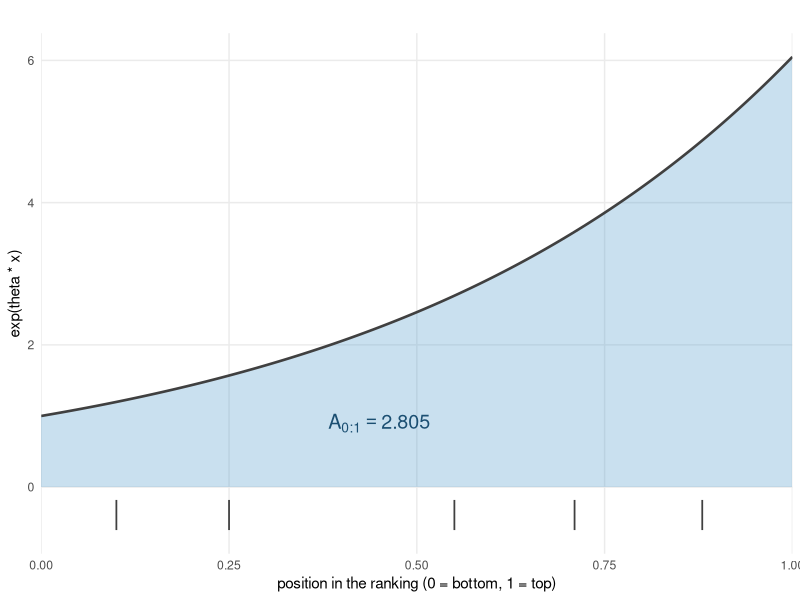
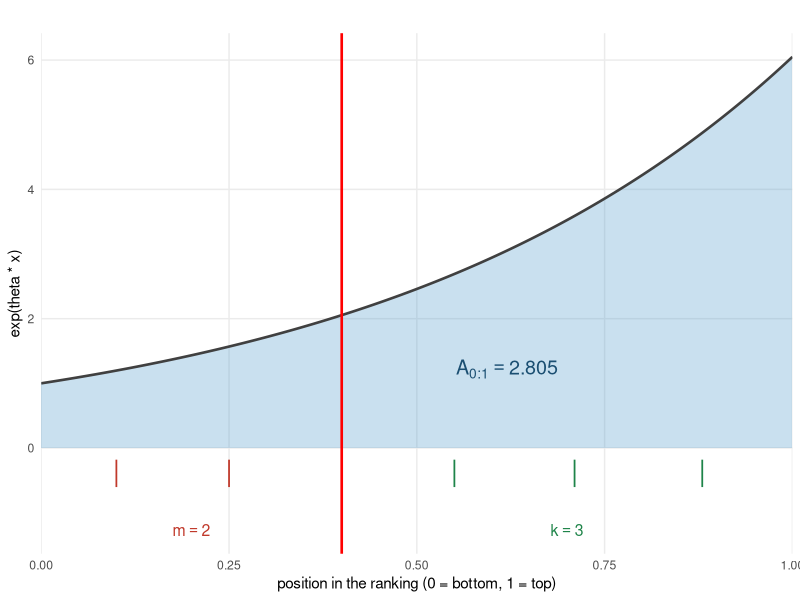
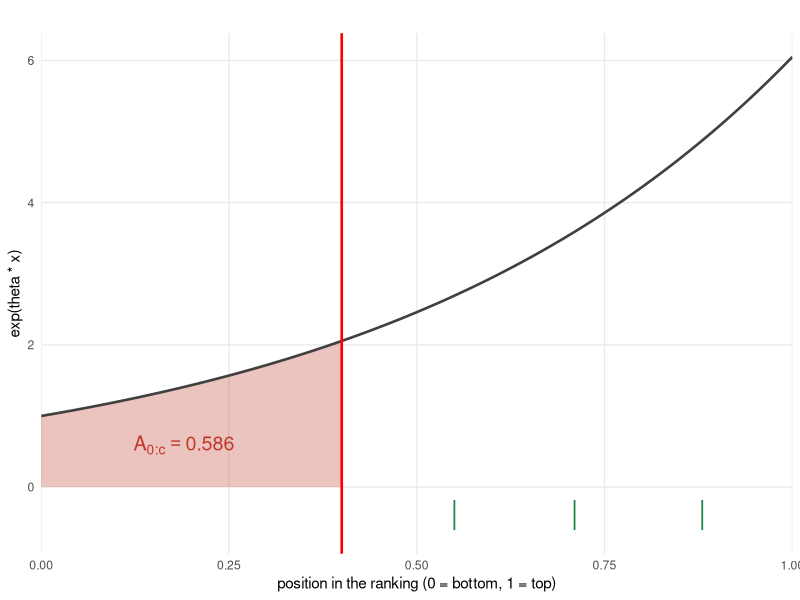

Source code (R) for these figures, in order:
## ---- chunk 1
knitr::opts_chunk$set(
  collapse = TRUE,
  comment = "#>",
  fig.width = 8,
  fig.height = 4
)
options(width = 120)
library(ggplot2)
## ---- chunk 2
# One reusable picture of the unnormalised curve exp(theta * x). It is built
# piece by piece across the next sections: the curve and its total area, the
# rank cap, and then each side in turn. Ticks under the axis stand for
# individual signature genes.
demo_theta <- 1.8
demo_cap <- 0.4

demo_genes_det <- c(0.55, 0.71, 0.88)  # i, j, o (to the right of the cap)
demo_genes_cens <- c(0.10, 0.25)       # z, w (to the left of the cap)
demo_genes <- c(demo_genes_cens, demo_genes_det)

demo_top <- exp(demo_theta)
tick_lo <- -demo_top * 0.10
tick_hi <- -demo_top * 0.03
lab_y <- -demo_top * 0.21

area_01 <- (exp(demo_theta) - 1) / demo_theta
area_0c <- (exp(demo_theta * demo_cap) - 1) / demo_theta

tilt_picture <- function(cap = NA_real_, shade = character(0), genes = demo_genes,
                         left_style = "show", theta = demo_theta, title = "") {
  grid <- seq(0, 1, length.out = 400)
  curve <- data.frame(x = grid, y = exp(theta * grid))

  p <- ggplot(curve, aes(x, y))
  if ("all" %in% shade) {
    p <- p + geom_area(fill = "#4C97CB", alpha = 0.30)
  }
  if ("left" %in% shade) {
    p <- p + geom_area(data = curve[curve$x <= cap, ], fill = "#C0392B", alpha = 0.30)
  }
  if ("right" %in% shade) {
    p <- p + geom_area(data = curve[curve$x >= cap, ], fill = "#1E8449", alpha = 0.30)
  }

  p <- p + geom_line(linewidth = 0.9, colour = "grey25")
  if (!is.na(cap)) {
    p <- p + geom_vline(xintercept = cap, colour = "red", linewidth = 0.9)
  }

  if (length(genes)) {
    g <- data.frame(
      x = genes,
      side = if (is.na(cap)) "none" else ifelse(genes > cap, "detected", "censored")
    )
    g <- g[g$side != "censored" | left_style != "hide", ]

    g$shade <- if (is.na(cap)) {
      "grey25"
    } else {
      ifelse(g$side == "detected", "#1E8449",
             if (left_style == "ghost") "grey50" else "#C0392B")
    }

    p <- p + geom_segment(
      data = g,
      aes(x = x, xend = x, y = tick_lo, yend = tick_hi, colour = shade),
      linewidth = 0.6,
      inherit.aes = FALSE
    ) + scale_colour_identity()
  }

  p +
    scale_x_continuous(limits = c(0, 1), expand = c(0, 0)) +
    labs(
      x = "position in the ranking (0 = bottom, 1 = top)",
      y = "exp(theta * x)",
      title = title
    ) +
    theme_minimal() +
    theme(panel.grid.minor = element_blank())
}
## ---- chunk 3
tilt_picture(
  shade = "all"
) +
  annotate(
    "text",
    x = 0.45,
    y = exp(demo_theta * 0.45) * 0.40,
    parse = TRUE,
    size = 5,
    colour = "#1B4F72",
    label = sprintf("A['0:1'] == %.3f", area_01)
  )
## ---- chunk 4
k <- length(demo_genes_det)
m <- length(demo_genes_cens)
tilt_picture(
  cap = demo_cap,
  shade = "all"
) +
  annotate(
    "text",
    x = 0.62,
    y = exp(demo_theta * 0.62) * 0.40,
    parse = TRUE,
    size = 5,
    colour = "#1B4F72",
    label = sprintf("A['0:1'] == %.3f", area_01)
  ) +
  annotate(
    "text",
    x = 0.20,
    y = lab_y,
    label = sprintf("m == %d", m),
    colour = "#C0392B",
    size = 4,
    parse = TRUE
  ) +
  annotate(
    "text",
    x = 0.70,
    y = lab_y,
    label = sprintf("k == %d", k),
    colour = "#1E8449",
    size = 4,
    parse = TRUE
  )
## ---- chunk 5
tilt_picture(
  cap = demo_cap,
  shade = "left",
  left_style = "hide"
) +
  annotate(
    "text",
    x = 0.19,
    y = exp(demo_theta * 0.19) * 0.42,
    parse = TRUE,
    size = 5,
    colour = "#C0392B",
    label = sprintf("A['0:c'] == %.3f", area_0c)
  )
